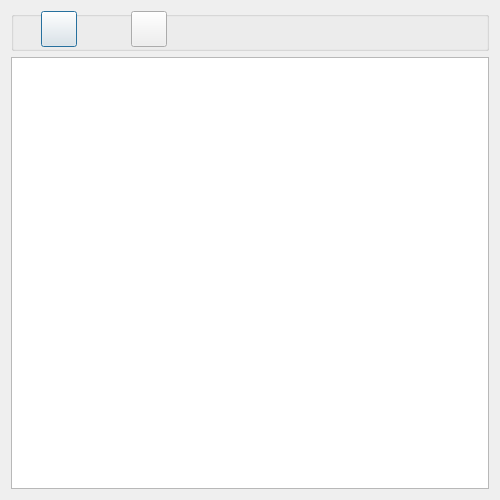
<?xml version="1.0" encoding="UTF-8"?>
<ui version="4.0">
 <class>Dialog_manage_attributes</class>
 <widget class="QDialog" name="Dialog_manage_attributes">
  <property name="geometry">
   <rect>
    <x>0</x>
    <y>0</y>
    <width>500</width>
    <height>500</height>
   </rect>
  </property>
  <property name="windowTitle">
   <string>Attributes</string>
  </property>
  <layout class="QGridLayout" name="gridLayout">
   <item row="0" column="0">
    <widget class="QGroupBox" name="groupBox">
     <property name="minimumSize">
      <size>
       <width>0</width>
       <height>40</height>
      </size>
     </property>
     <property name="maximumSize">
      <size>
       <width>16777215</width>
       <height>40</height>
      </size>
     </property>
     <property name="title">
      <string/>
     </property>
     <widget class="QPushButton" name="pushButton_add">
      <property name="geometry">
       <rect>
        <x>30</x>
        <y>0</y>
        <width>36</width>
        <height>36</height>
       </rect>
      </property>
      <property name="toolTip">
       <string>&lt;html&gt;&lt;head/&gt;&lt;body&gt;&lt;p&gt;Add&lt;/p&gt;&lt;/body&gt;&lt;/html&gt;</string>
      </property>
      <property name="text">
       <string/>
      </property>
     </widget>
     <widget class="QPushButton" name="pushButton_delete">
      <property name="geometry">
       <rect>
        <x>120</x>
        <y>0</y>
        <width>36</width>
        <height>36</height>
       </rect>
      </property>
      <property name="toolTip">
       <string>&lt;html&gt;&lt;head/&gt;&lt;body&gt;&lt;p&gt;Delete&lt;/p&gt;&lt;/body&gt;&lt;/html&gt;</string>
      </property>
      <property name="text">
       <string/>
      </property>
     </widget>
     <widget class="QLabel" name="label">
      <property name="geometry">
       <rect>
        <x>190</x>
        <y>6</y>
        <width>281</width>
        <height>26</height>
       </rect>
      </property>
      <property name="text">
       <string/>
      </property>
     </widget>
    </widget>
   </item>
   <item row="1" column="0">
    <widget class="QTableWidget" name="tableWidget"/>
   </item>
  </layout>
 </widget>
 <resources/>
 <connections/>
</ui>
